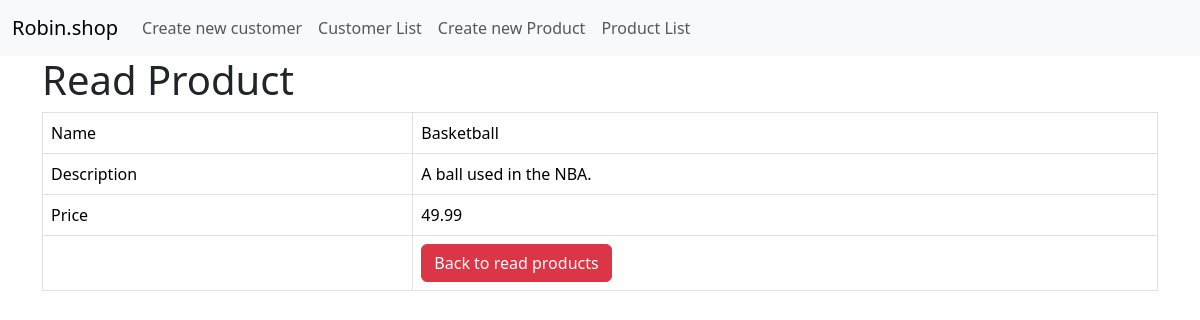
Screenshot of /product_details.php?id=1 with the database file from the repository.
### tables this page shows
CREATE TABLE IF NOT EXISTS `products` (
  `id` int NOT NULL AUTO_INCREMENT,
  `name` varchar(128) NOT NULL,
  `description` text NOT NULL,
  `price` double NOT NULL,
  `promotion_price` double NOT NULL,
  `manufacture_date` date NOT NULL,
  `expired_date` date NOT NULL,
  `created` date DEFAULT NULL,
  `category_id` int DEFAULT NULL,
  PRIMARY KEY (`id`)
);

### product_details.php (the view, shortened to what this page needs)
<!DOCTYPE HTML>
<html>
<?php
include 'Menu.php';
?>
<head>
    <link href="https://cdn.jsdelivr.net/npm/bootstrap@5.3.3/dist/css/bootstrap.min.css" rel="stylesheet">
</head>
<body>
    <div class="container">
        <div class="page-header">
            <h1>Read Product</h1>
        </div>
        <?php
        $id = isset($_GET['id']) ? $_GET['id'] : die('ERROR: Record ID not found.');
        include 'config/database.php';
        try {
            $query = "SELECT id, name, description, price FROM products WHERE id = ? LIMIT 0,1";
            $stmt = $con->prepare($query);
            $stmt->bindParam(1, $id);
            $stmt->execute();
            $row = $stmt->fetch(PDO::FETCH_ASSOC);
            $name = $row['name'];
            $description = $row['description'];
            $price = $row['price'];
        }
        catch (PDOException $exception) {
            die('ERROR: ' . $exception->getMessage());
        }
        ?>
        <table class='table table-hover table-responsive table-bordered'>
            <tr>
                <td>Name</td>
                <td><?php echo $name;  ?></td>
            </tr>
            <tr>
                <td>Description</td>
                <td><?php echo $description;  ?></td>
            </tr>
            <tr>
                <td>Price</td>
                <td><?php echo $price;  ?></td>
            </tr>
            <tr>
                <td></td>
                <td>
                    <a href='product_listing' class='btn btn-danger'>Back to read products</a>
                </td>
            </tr>
        </table>
    </div>
</body>
</html>

### rows the page displays
products: name "Basketball", description "A ball used in the NBA.", price "49.99"
